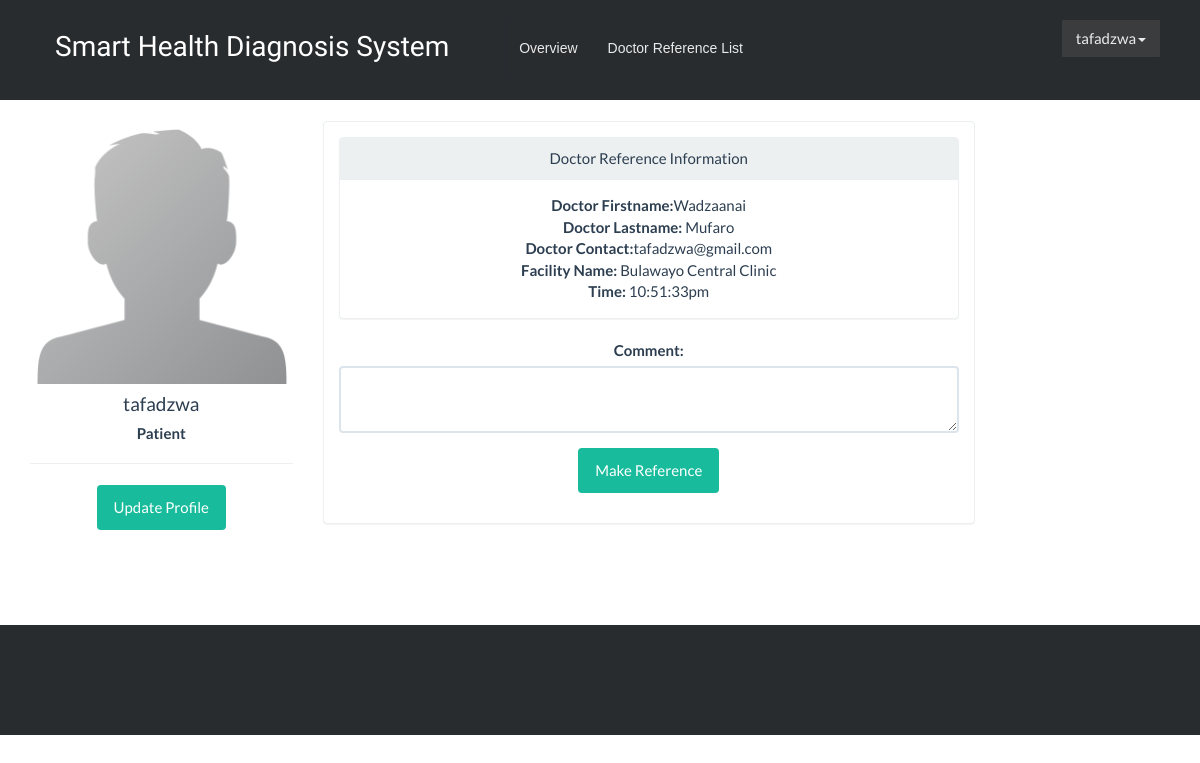
/appointment.php?id=3 (signed in), run on an earlier commit of the app's database.
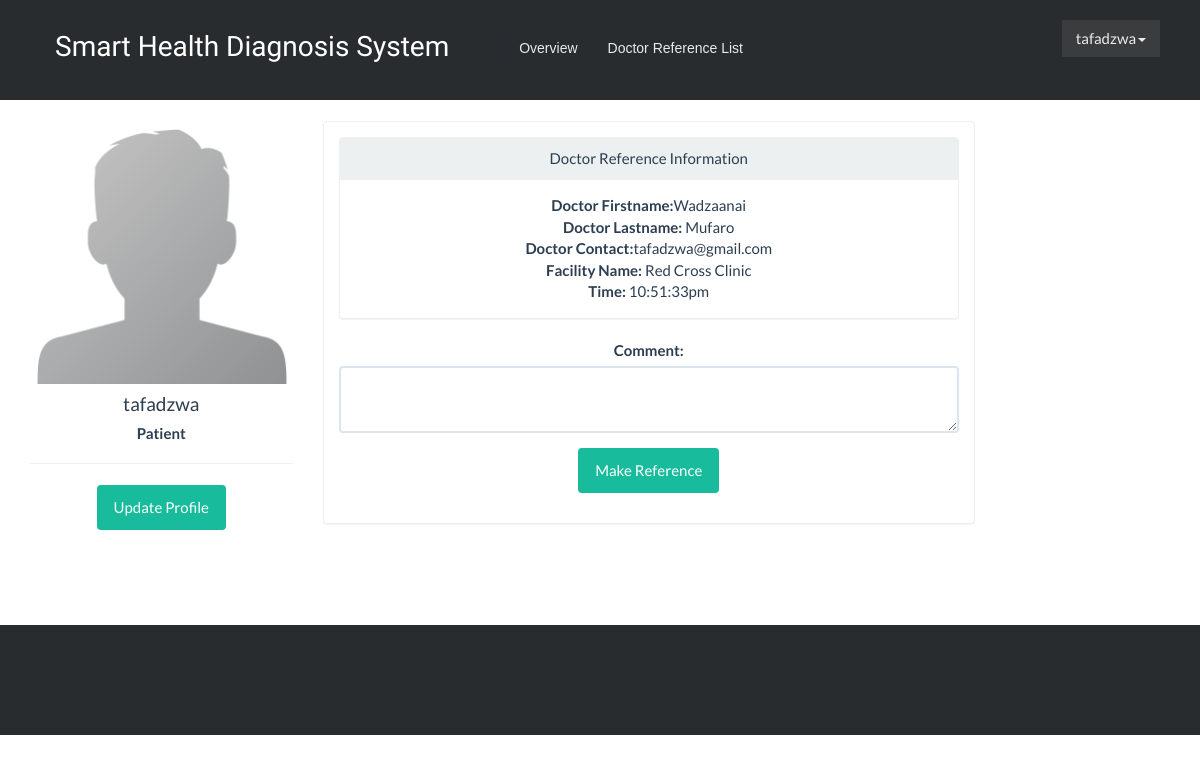
And on a later commit of the database.
### tables this page shows
CREATE TABLE `practitioner` (
  `id` int(11) NOT NULL,
  `firstname` varchar(250) NOT NULL,
  `lastname` varchar(250) NOT NULL,
  `contact_details` varchar(250) NOT NULL,
  `date_created` varchar(250) NOT NULL,
  `gender` varchar(1) NOT NULL,
  `facility_id` int(11) NOT NULL,
  `speciality` varchar(250) NOT NULL,
  `disease_id` int(11) NOT NULL
);

CREATE TABLE `facility` (
  `id` int(11) NOT NULL,
  `name` varchar(250) NOT NULL,
  `city_id` int(250) NOT NULL,
  `address` varchar(250) NOT NULL,
  `latitude` double NOT NULL,
  `longitude` double NOT NULL
);

### appointment.php (the view, shortened to what this page needs)
<!DOCTYPE html>
<html>
<head>
    <link rel="stylesheet" href="assets/patientassets/bootstrap/css/bootstrap.min.css">
    <link rel="stylesheet" href="assets/patientassets/css/styles.css">
    <link rel="stylesheet" href="assets/patientassets/css/Google-Style-Login.css">
    <link rel="stylesheet" href="assets/patientassets/css/Pretty-Header.css">
    <link rel="stylesheet" href="assets/patientassets/css/Pretty-Footer.css">
</head>
<body>
<nav class="navbar navbar-static-top custom-header">
    <div class="container-fluid">
        <div class="navbar-header"><a class="navbar-brand navbar-link" href="index.php">Smart Health Diagnosis System</a>
        </div>
        <div class="collapse navbar-collapse" id="navbar-collapse">
            <ul class="nav navbar-nav links">
                <li role="presentation"><a href="#">Overview </a></li>
                <li role="presentation"><a href="appointmentlist.php">Doctor Reference List </a></li>
            </ul>
            <ul class="nav navbar-nav navbar-right">
                <li class="dropdown"> <?php if (isset($_SESSION['user'])) : ?>
                    <?php endif ?>
                    <a class="dropdown-toggle" data-toggle="dropdown" ><i class="fa fa-user"></i> <?php echo $_SESSION['user']['username']; ?><b class="caret"></b></a>
                </li>
            </ul>
        </div>
    </div>
</nav>
<div class="container">
    <div class="row">
        <div class="col-md-3 col-sm-3">
            <div class="user-wrapper">
                <img src="images/user_profile.png" class="img-responsive" />
                <div class="description">
                    <h4> <?php echo $_SESSION['user']['username']; ?></h4>
                    <h5> <strong>Patient</strong></h5>
                    <hr />
                    <button type="button" class="btn btn-success" data-toggle="modal" data-target="#myModal">Update Profile</button>
                </div>
            </div>
        </div>
        <div class="col-md-7  col-sm-7 user-wrapper">
            <div class="description">
                <div class="panel panel-default">
                    <div class="panel-body">
                        <form class="form" role="form" method="POST" accept-charset="UTF-8">
                            <?php
                            $doctor = $_GET['id'];
                            $conn=mysqli_connect('localhost', 'root', '', 'ehealth');
                            $sql = "SELECT * FROM practitioner JOIN facility ON practitioner.facility_id = facility.id  WHERE practitioner.id ='$doctor' ";
                            $result = mysqli_query($conn, $sql);
                            $row = mysqli_fetch_array($result);
                            $firstname = $row['firstname'];
                            $lastname=$row['lastname'];
                            $contact_details=$row['contact_details'];
                            $facility=$row['name'];
                                    ?>
                            <div class="panel panel-default">
                                <div class="panel-heading">Doctor Reference Information</div>
                                <div class="panel-body">
                                    <b>Doctor Firstname:</b><?php echo $firstname; ?><br>
                                    <b>Doctor Lastname:</b> <?php echo $lastname; ?><br>
                                    <b>Doctor Contact:</b><?php echo $contact_details;?><br>
                                    <b>Facility Name:</b> <?php echo $facility; ?><br>
                                   <b>Time:</b>  <?php echo date("h:i:sa"); ?><br>
                                </div>
                            </div>
                            <div class="form-group">
                                <label for="message-text" class="control-label">Comment:</label>
                                <textarea class="form-control" name="comment" required></textarea>
                            </div>
                            <div class="form-group">
                                <input type="submit" name="appointment" id="submit" class="btn btn-success" value="Make Reference">
                            </div>
                        </form>
                    </div>
                </div>
            </div>
        </div>
    </div>
</div>
<footer></footer>
</body>
</html>

What changed in the data, as far as the page shows it:
changed practitioner "Wadzaanai": facility.name "Bulawayo Central Clinic" → "Red Cross Clinic"
